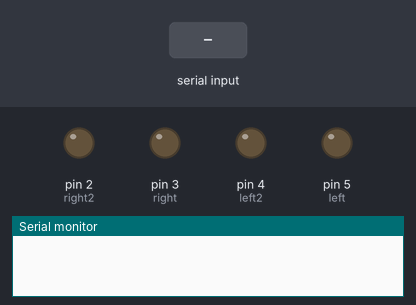
A sketch run on a simulated Arduino Uno, built with avr-gcc and run on an emulated ATmega328P. Parts: output pins drawn as LEDs (lit = HIGH), the last lines printed to the serial monitor. The test bench sets the inputs (shaded band).

Above: at 1.2 s.
1.3 s: "w" received over Serial
At 2.5 s:
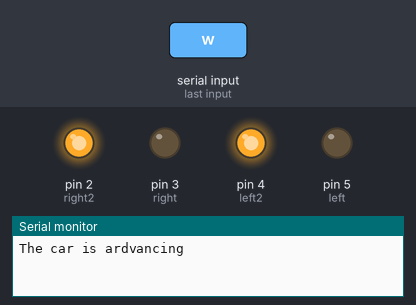
2.8 s: "a" received over Serial
At 3.6 s:
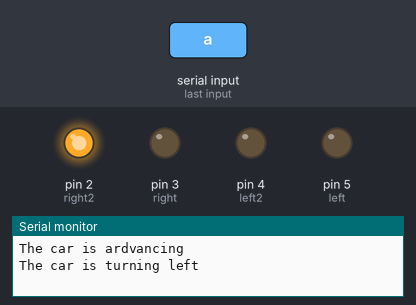
4.3 s: "d" received over Serial
At 4.8 s:
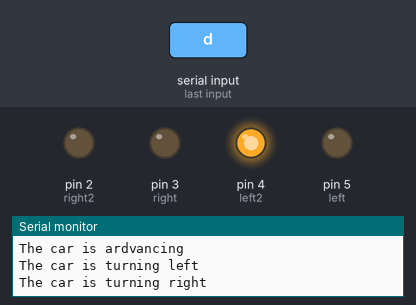
5.8 s: "r" received over Serial
At 7.1 s:
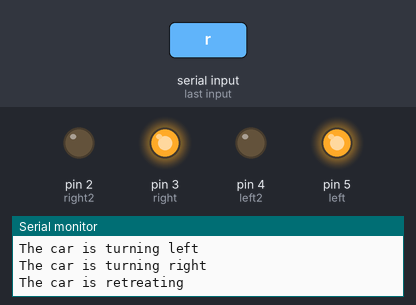
Timing chart, 0 to 8.3 s (numbered marks = the images above; inputs shaded):
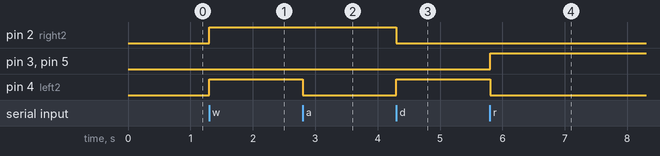

The sketch:

Bluetooth_Car.ino
```cpp
    char serial_val;//存储串口的数据
    int left = 5 ;//设定引脚号左前轮对应3.4号引脚
    int left2 = 4 ;
    int right = 3 ;//设定引脚号右前轮对应2.3号引脚
    int right2 = 2 ;


    void setup()
    {
    //设定引脚的模式
    pinMode(right,OUTPUT);
    pinMode(left,OUTPUT);
    pinMode(right2,OUTPUT);
    pinMode(left2,OUTPUT);


    Serial.begin(9600);//配置蓝牙串口波特率
    }


    void loop()
    {

          if (Serial.available()>0)//检查串口有无数据
        {
          serial_val=Serial.read( );
         if (serial_val == 'w')//发送w时前进
        {
        advance( );
        Serial.println("The car is ardvancing ");

        }
         else if (serial_val == 'a')//发送a时左转
          {
        turn_left( );
        Serial.println("The car is turning left");
        }
        else if (serial_val == 'd')//发送d时右转
         {
        turn_right( );
        Serial.println("The car is turning right");
        }
        else  if (serial_val == 'r') //发送r时后退
         {
        retreat( );
        Serial.println("The car is retreating");
        }
        else  if (serial_val == 's')//发送s时停止
         {
         stop( );
        Serial.println("The car is stopping");
        }

    }
  }
    void advance( )//前进函数
    {
      digitalWrite( left, LOW);
      digitalWrite( left2, HIGH);
      digitalWrite( right, LOW);
      digitalWrite( right2, HIGH);

    }
    void turn_left( )//左转函数
    {
      digitalWrite(left,LOW);
      digitalWrite(left2,LOW);
      digitalWrite(right,LOW);
      digitalWrite(right2,HIGH);


    }
    void turn_right( )//右转函数
    {
      digitalWrite(left,LOW);
      digitalWrite(left2,HIGH);
      digitalWrite(right,LOW);
      digitalWrite(right2,LOW);

    }
    void retreat( )//后退函数
    {
      digitalWrite(left,HIGH);
      digitalWrite(left2,LOW);
      digitalWrite(right,HIGH);
      digitalWrite(right2,LOW);
    }
    void stop( )//停止函数
    {
      digitalWrite(left,LOW);
      digitalWrite(left2,LOW);
      digitalWrite(right,LOW);
      digitalWrite(right2,LOW);
    }
```

Measured:
- after the input at 1.3 s, pin 2 (right2), pin 4 (left2): LOW → HIGH at once
- after the input at 2.8 s, pin 4 (left2): HIGH → LOW at once
- after the input at 4.3 s, pin 2 (right2): HIGH → LOW at once; pin 4 (left2): LOW → HIGH at once
- after the input at 5.8 s, pin 3 (right), pin 5 (left): LOW → HIGH at once; pin 4 (left2): HIGH → LOW at once
